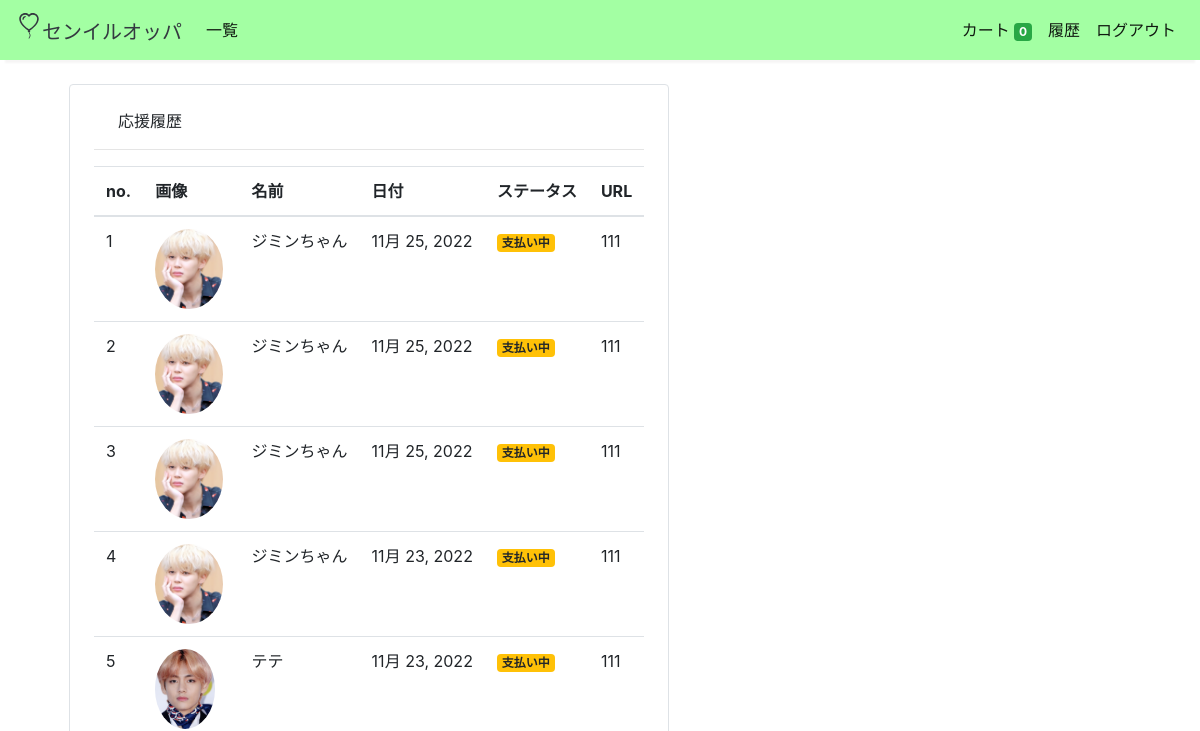
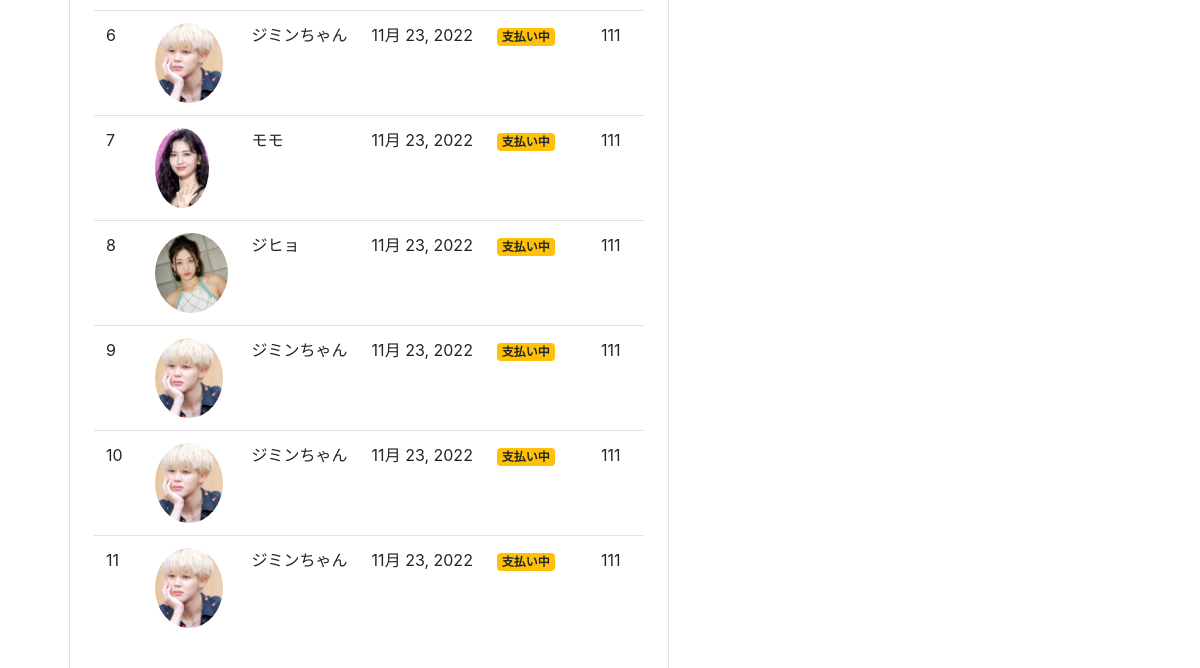
The app's page /orders (signed in), older data (2 pictures, top to bottom).
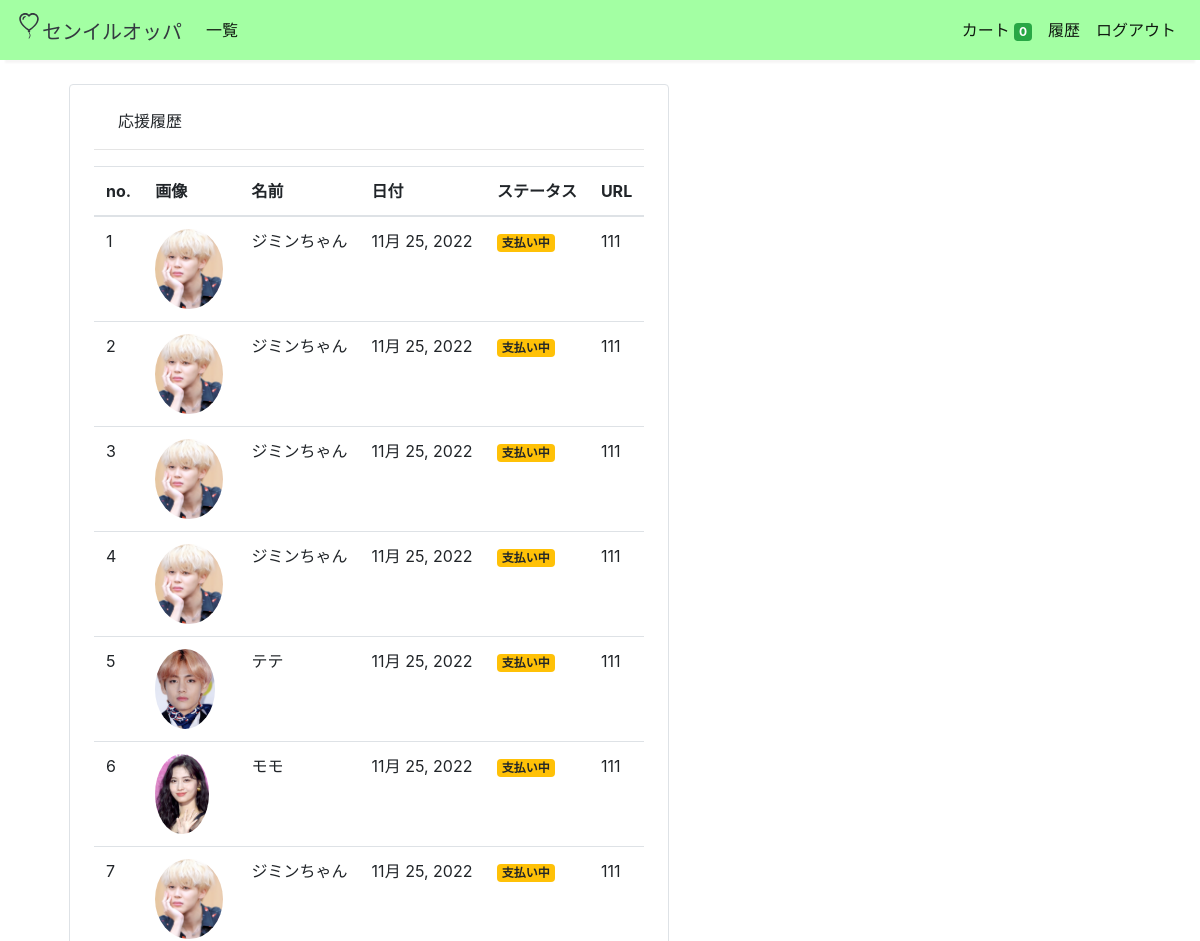
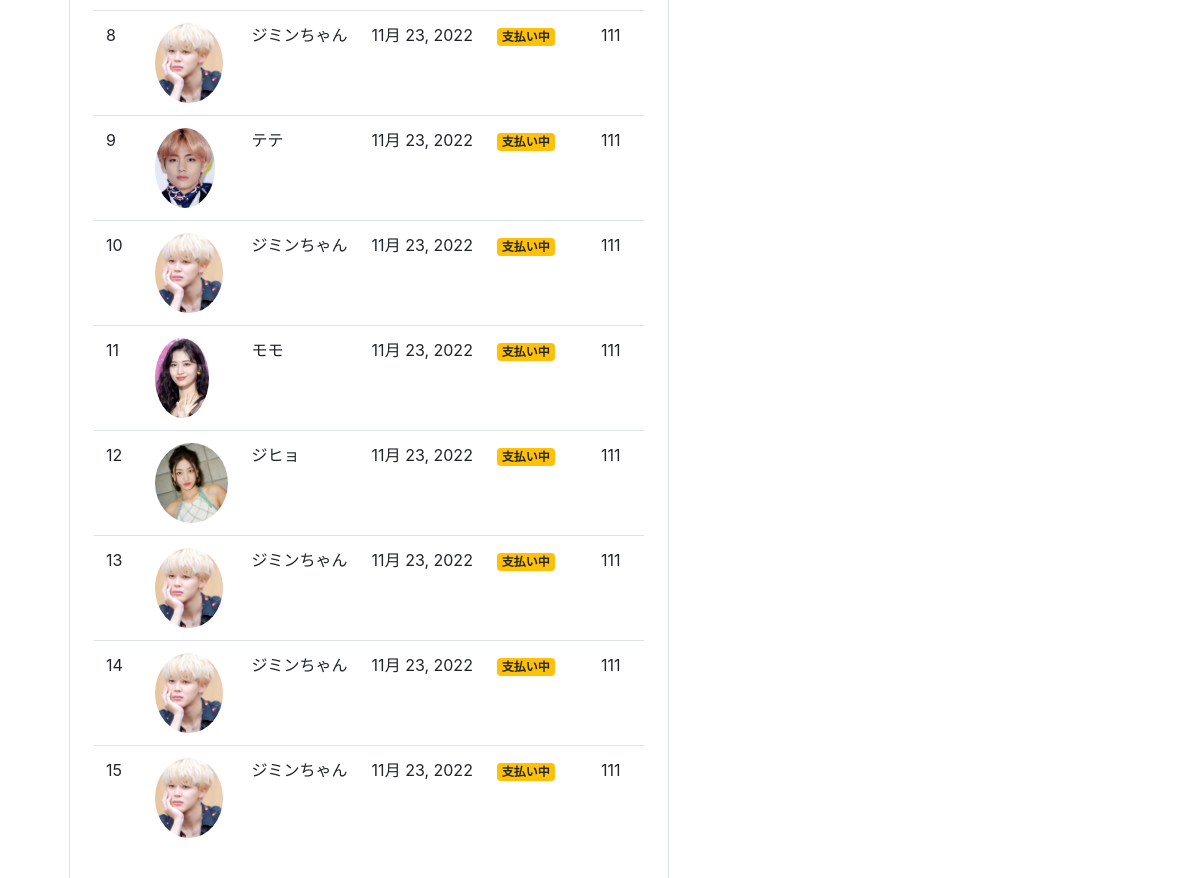
The same page, newer data (2 pictures, top to bottom).
### store/models/orders.py (models this page shows, shortened)
class Order(models.Model):
    product = models.ForeignKey(Products,
                                on_delete=models.CASCADE)
    customer = models.ForeignKey(Customer,
                                 on_delete=models.CASCADE)
    date = models.DateField (default=datetime.datetime.today)
    status = models.BooleanField (default=False)
    @staticmethod
    def get_orders_by_customer(customer_id):
        return Order.objects.filter(customer=customer_id).order_by('-date')

### store/models/product.py (models this page shows, shortened)
class Products(models.Model):
    name = models.CharField(max_length=60)
    price= models.CharField(max_length=60)
    category= models.ForeignKey(Category,on_delete=models.CASCADE,default=1 )
    description= models.CharField(max_length=250, default='', blank=True, null= True)
    image= models.ImageField(upload_to='uploads/products/')
    URL = models.CharField(max_length=60)

### store/middlewares/auth.py (the view)
    def middleware(request):
        print(request.session.get('customer'))
        returnUrl = request.META['PATH_INFO']
        print(request.META['PATH_INFO'])
        if not request.session.get('customer'):
           return redirect(f'login?return_url={returnUrl}')
        response = get_response(request)
        return response

### store/views/orders.py (called while the page is built)
    def get(self , request ):
        customer = request.session.get('customer')
        orders = Order.get_orders_by_customer(customer)
        print(orders)
        return render(request , 'orders.html'  , {'orders' : orders})

### store/templates/orders.html
{% extends 'base.html' %}
{% block content %}
{% load cart %}
{% load custom_filter %}
<div class="container">
   <div class="border rounded p-4 m-4">
        <p class="display-10 pl- ml-4">応援履歴</p>
        <hr>
        <table class="table">
            <thead>
                <tr>
                    <th>no.</th>
                    <th>画像</th>
                    <th>名前</th>
                    <th>日付</th>
                    <th>ステータス</th>
                    <th>URL</th>
                </tr>
            </thead>
            <tbody>
                {% for order in orders %}
                <tr>
                    <td>{{forloop.counter}}</td>
                    <td><img style="height: 80px;" class="rounded-circle" src="{{order.product.image.url}}" alt=""></td>
                    <td>{{order.product.name}}</td>
                    <td>{{order.date}}</td>
                    {% if order.status %}
                    <td><small class="badge badge-success">完了</small></td>
                    {%else%}
                    <td><small class="badge badge-warning">支払い中</small></td>
                    <td>{{order.product.URL}}</td>
                    {% endif %}
                </tr>
                {% endfor %}
            </tbody>
        </table>
   </div>
</div>
{% endblock %}

### store/templates/base.html (shortened to what this page needs)
<!doctype html>
<html lang="ja">
<head>
  <link rel="stylesheet" href="https://maxcdn.bootstrapcdn.com/bootstrap/4.0.0/css/bootstrap.min.css"
>
</head>
<body>
<nav class="one-edge-shadow
  navbar navbar-light
  sticky-top navbar
  navbar-expand-lg
  text-white">
    <a class="navbar-brand ms-3 text-dark " href="/">
    <link rel="stylesheet" href="https://use.fontawesome.com/releases/v5.7.0/css/all.css">
センイルオッパ</a>
    <div class="collapse navbar-collapse" id="navbarSupportedContent">
      <ul class="navbar-nav mr-auto">
        <li class="nav-item active">
          <a class="nav-link" href="/store">一覧 <span class="sr-only">(current)</span></a>
        </li>
          </ul>
      <ul class=" navbar-nav my-2 my-lg-0">
        <li class="nav-item active">
          <a class="nav-link" href="/cart">カート
            <span class="badge badge-success">{{request.session.cart.keys|length}}</span>
            <span class="sr-only">(current)</span></a>
        </li>
        {% if request.session.customer %}
        <li class="nav-item active ">
          <a class="nav-link" href="/orders">履歴<span class="sr-only">(current)</span></a>
        </li>
        <li class="nav-item active ">
          <a class="nav-link" href="/logout">ログアウト<span class="sr-only">(current)</span></a>
        </li>
        {% endif %}
      </ul>
    </div>
  </nav>
  {% block content %}{% endblock %}
</body>
</html>

### store/templates/base.html (style rules this page uses)
nav { background-color: #a3ffa3; color : #a3ffa3, }
.one-edge-shadow { box-shadow: 0 8px 2px -5px rgb(246, 245, 245); }
.container { display:flex; flex-wrap: wrap; }

Row changes from the older to the newer data that the page shows:
added Order: product.image (picture), product.name "ジミンちゃん", date "11月 25, 2022", product.URL "111"
added Order: product.image (picture), product.name "テテ", date "11月 25, 2022", product.URL "111"
added Order: product.image (picture), product.name "モモ", date "11月 25, 2022", product.URL "111"
added Order: product.image (picture), product.name "ジミンちゃん", date "11月 25, 2022", product.URL "111"
